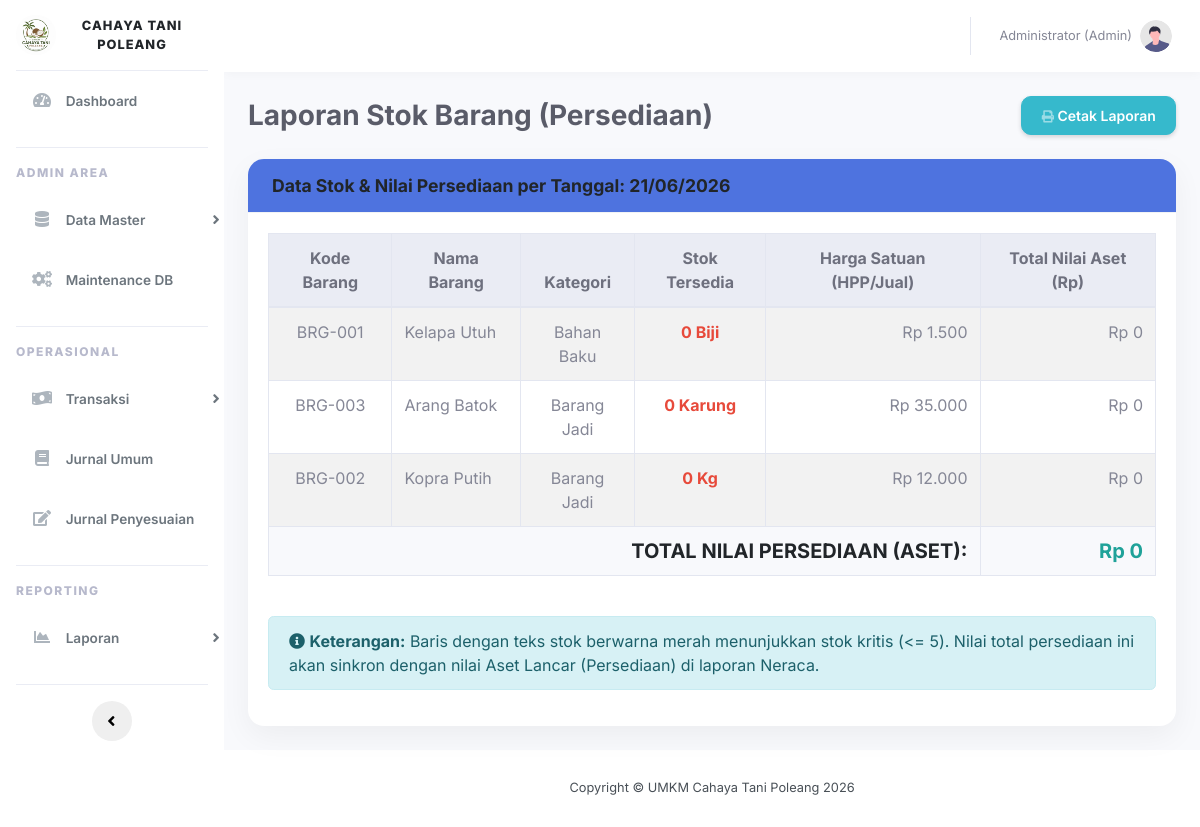
The page /pages/lap_stok.php (signed in) on the database its author committed.
### tables this page shows
CREATE TABLE tb_barang (
    id INT AUTO_INCREMENT PRIMARY KEY,
    kode_barang VARCHAR(20) UNIQUE,
    nama_barang VARCHAR(100) NOT NULL,
    kategori ENUM('Bahan Baku', 'Barang Jadi') NOT NULL,
    satuan VARCHAR(20) NOT NULL, 
    stok_tersedia INT DEFAULT 0,
    harga_satuan DECIMAL(15,2) DEFAULT 0
);

### pages/lap_stok.php (the view, shortened to what this page needs)
<?php
require_once '../layouts/header.php';
require_once '../layouts/sidebar.php';
$q_barang = $conn->query("SELECT * FROM tb_barang ORDER BY kategori ASC, nama_barang ASC");
$total_nilai_aset = 0;
?>
<div class="d-sm-flex align-items-center justify-content-between mb-4">
    <h1 class="h3 mb-0 text-gray-800">Laporan Stok Barang (Persediaan)</h1>
    <button onclick="window.print()" class="btn btn-sm btn-info shadow-sm d-none d-sm-inline-block">
        <i class="fas fa-print fa-sm text-white-50"></i> Cetak Laporan
    </button>
</div>
<div class="card shadow mb-4">
    <div class="card-header py-3 bg-primary">
        <h6 class="m-0 font-weight-bold text-white">Data Stok & Nilai Persediaan per Tanggal: <?= date('d/m/Y') ?></h6>
    </div>
    <div class="card-body">
        <div class="table-responsive">
            <table class="table table-bordered table-striped" width="100%" cellspacing="0">
                <thead class="thead-light text-center">
                    <tr>
                        <th>Kode Barang</th>
                        <th>Nama Barang</th>
                        <th>Kategori</th>
                        <th>Stok Tersedia</th>
                        <th>Harga Satuan (HPP/Jual)</th>
                        <th>Total Nilai Aset (Rp)</th>
                    </tr>
                </thead>
                <tbody>
                    <?php
                    while($row = $q_barang->fetch_assoc()):
                        $nilai_aset = $row['stok_tersedia'] * $row['harga_satuan'];
                        $total_nilai_aset += $nilai_aset;
                    ?>
                    <tr>
                        <td class="text-center"><?= $row['kode_barang'] ?></td>
                        <td><?= htmlspecialchars($row['nama_barang']) ?></td>
                        <td class="text-center"><?= $row['kategori'] ?></td>
                        <td class="text-center font-weight-bold <?= $row['stok_tersedia'] <= 5 ? 'text-danger' : 'text-success' ?>">
                            <?= $row['stok_tersedia'] ?> <?= $row['satuan'] ?>
                        </td>
                        <td class="text-right">Rp <?= number_format($row['harga_satuan'], 0, ',', '.') ?></td>
                        <td class="text-right">Rp <?= number_format($nilai_aset, 0, ',', '.') ?></td>
                    </tr>
                    <?php endwhile; ?>
                </tbody>
                <tfoot>
                    <tr class="bg-light">
                        <th colspan="5" class="text-right h5 font-weight-bold">TOTAL NILAI PERSEDIAAN (ASET):</th>
                        <th class="text-right h5 font-weight-bold text-primary">Rp <?= number_format($total_nilai_aset, 0, ',', '.') ?></th>
                    </tr>
                </tfoot>
            </table>
        </div>
        <div class="mt-4 d-print-none alert alert-info">
            <i class="fas fa-info-circle"></i> <b>Keterangan:</b> Baris dengan teks stok berwarna merah menunjukkan stok kritis (<= 5). Nilai total persediaan ini akan sinkron dengan nilai Aset Lancar (Persediaan) di laporan Neraca.
        </div>
    </div>
</div>
<?php require_once '../layouts/footer.php'; ?>

### assets/css/modern-theme.css (style rules this page uses)
:root { --primary-color: #1fa299; --primary-hover: #158b83; --secondary-color: #858796; --dark-color: #212529; --light-bg: #f4f6f9; --card-bg: #ffffff; --sidebar-bg: #1c2331; --sidebar-hover: rgba(255, 255, 255, 0.05); --border-radius-lg: 16px; --border-radius-md: 10px; --shadow-soft: 0 10px 30px rgba(0, 0, 0, 0.05); --shadow-sm: 0 4px 6px rgba(0, 0, 0, 0.04); }
body { font-family: 'Inter', sans-serif; background-color: var(--light-bg); color: #495057; }
h1, h2, h3, h4, h5, h6, .h1, .h2, .h3, .h4, .h5, .h6 { font-weight: 700; color: var(--dark-color); }
.card { border: none; border-radius: var(--border-radius-lg); box-shadow: var(--shadow-soft) !important; transition: transform 0.3s ease, box-shadow 0.3s ease; background-color: var(--card-bg); }
.card-header { background-color: #fff; border-bottom: 1px solid #f1f3f5; border-top-left-radius: var(--border-radius-lg) !important; border-top-right-radius: var(--border-radius-lg) !important; padding: 1.25rem 1.5rem; }
.card-header h6 { font-size: 1.1rem; color: var(--dark-color) !important; font-weight: 700 !important; }
.btn { border-radius: var(--border-radius-md); font-weight: 600; padding: 0.5rem 1.2rem; transition: all 0.2s ease; }
.text-primary { color: var(--primary-color) !important; }

### rows shown on the page
tb_barang: kode_barang "BRG-001", nama_barang "Kelapa Utuh", kategori "Bahan Baku", stok_tersedia "0", satuan "Biji", harga_satuan "1.500"
tb_barang: kode_barang "BRG-003", nama_barang "Arang Batok", kategori "Barang Jadi", stok_tersedia "0", satuan "Karung", harga_satuan "35.000"
tb_barang: kode_barang "BRG-002", nama_barang "Kopra Putih", kategori "Barang Jadi", stok_tersedia "0", satuan "Kg", harga_satuan "12.000"

### other values the page prints
$_SESSION['nama_lengkap'] "Administrator"
$_SESSION['role'] "Admin"
$total_nilai_aset "0"
